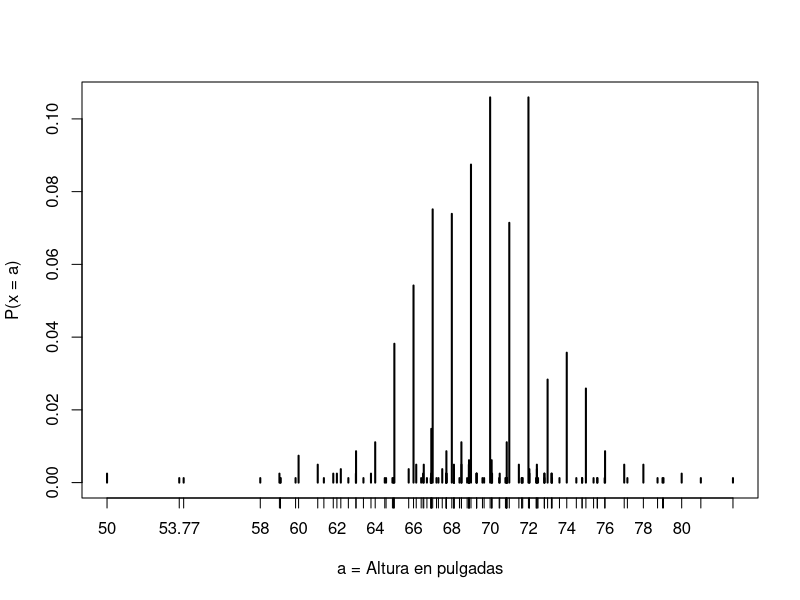

Write R code to recreate this figure.
library(tidyverse)
library(dslabs)
data(heights)
#extraemos las alturas en un vector
x <- heights %>% filter(sex == "Male") %>% pull(height)
#estimamos la probabilidad
1 - pnorm(70.5, mean(x), sd(x))
#gráfica de la distribución de probabilidad
plot(prop.table(table(x)), xlab = "a = Altura en pulgadas", ylab = "P(x = a)")
# Probabilidades de los datos actuales donde las distancias contienen un entero
mean(x <= 68.5) - mean(x <= 67.5)
mean(x <= 69.5) - mean(x <= 68.5)
mean(x <= 70.5) - mean(x <= 69.5)
# Probabilidades con la aproximación normal
pnorm(68.5, mean(x), sd(x)) - pnorm(67.5, mean(x), sd(x))
pnorm(69.5, mean(x), sd(x)) - pnorm(68.5, mean(x), sd(x))
pnorm(70.5, mean(x), sd(x)) - pnorm(69.5, mean(x), sd(x))
# probabilidades en otros rangos
mean(x <= 70.9) - mean(x <= 70.1)
#no coinciden tan bien
pnorm(70.9, mean(x), sd(x)) - pnorm(70.1, mean(x), sd(x))
